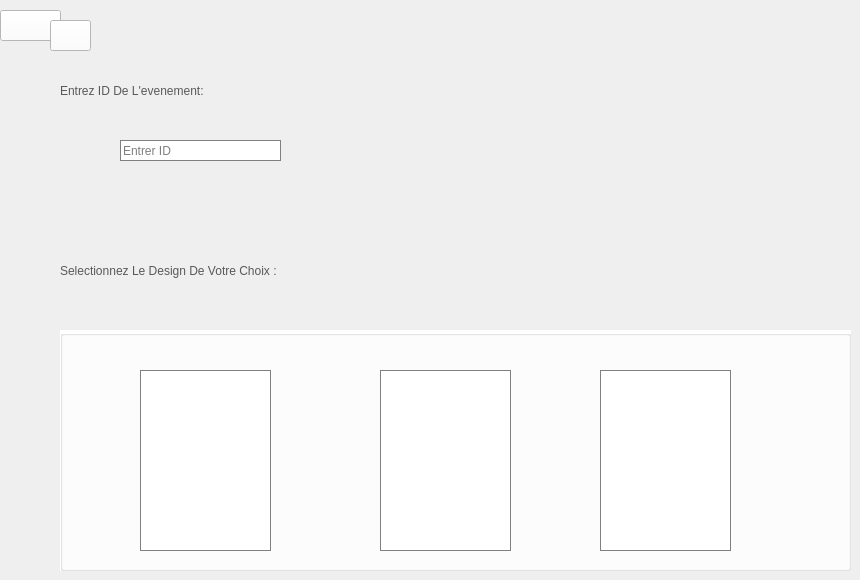
      <widget class="QWidget" name="tab_13">
       <attribute name="title">
        <string>Generer Affiche</string>
       </attribute>
       <widget class="QLabel" name="label_61">
        <property name="geometry">
         <rect>
          <x>60</x>
          <y>250</y>
          <width>751</width>
          <height>41</height>
         </rect>
        </property>
        <property name="styleSheet">
         <string notr="true">color:rgb(89, 89, 89);
font: 75 22pt &quot;Century Gothic&quot;;</string>
        </property>
        <property name="text">
         <string>Selectionnez Le Design De Votre Choix :</string>
        </property>
       </widget>
       <widget class="QGroupBox" name="groupBox_8">
        <property name="geometry">
         <rect>
          <x>60</x>
          <y>330</y>
          <width>791</width>
          <height>241</height>
         </rect>
        </property>
        <property name="styleSheet">
         <string notr="true">background-color:white;</string>
        </property>
        <property name="title">
         <string/>
        </property>
        <widget class="QPushButton" name="Design2">
         <property name="geometry">
          <rect>
           <x>320</x>
           <y>40</y>
           <width>131</width>
           <height>181</height>
          </rect>
         </property>
         <property name="styleSheet">
          <string notr="true">background-image : url(&quot;:/images/images/Capt_des2.png&quot;);
border:1px solid grey;</string>
         </property>
         <property name="text">
          <string/>
         </property>
        </widget>
        <widget class="QPushButton" name="Design3">
         <property name="geometry">
          <rect>
           <x>540</x>
           <y>40</y>
           <width>131</width>
           <height>181</height>
          </rect>
         </property>
         <property name="styleSheet">
          <string notr="true">background-image : url(&quot;:/images/images/Capt_des3.png&quot;);
border:1px solid grey;</string>
         </property>
         <property name="text">
          <string/>
         </property>
        </widget>
        <widget class="QPushButton" name="Design1">
         <property name="geometry">
          <rect>
           <x>80</x>
           <y>40</y>
           <width>131</width>
           <height>181</height>
          </rect>
         </property>
         <property name="styleSheet">
          <string notr="true">background-image : url(&quot;:/images/images/Capt_des1.png&quot;);
border:1px solid grey;</string>
         </property>
         <property name="text">
          <string/>
         </property>
        </widget>
       </widget>
       <widget class="QLabel" name="label_62">
        <property name="geometry">
         <rect>
          <x>60</x>
          <y>70</y>
          <width>751</width>
          <height>41</height>
         </rect>
        </property>
        <property name="styleSheet">
         <string notr="true">color:rgb(89, 89, 89);
font: 75 22pt &quot;Century Gothic&quot;;</string>
        </property>
        <property name="text">
         <string>Entrez ID De L'evenement:</string>
        </property>
       </widget>
       <widget class="QLineEdit" name="line_id_2">
        <property name="geometry">
         <rect>
          <x>120</x>
          <y>140</y>
          <width>161</width>
          <height>21</height>
         </rect>
        </property>
        <property name="styleSheet">
         <string notr="true">QLineEdit {  
border: 0.5px solid grey;
background-color:white;
}</string>
        </property>
        <property name="placeholderText">
         <string>Entrer ID</string>
        </property>
       </widget>
       <widget class="QPushButton" name="Affiche_Home">
        <property name="geometry">
         <rect>
          <x>0</x>
          <y>10</y>
          <width>61</width>
          <height>31</height>
         </rect>
        </property>
        <property name="styleSheet">
         <string notr="true">background-color:white;</string>
        </property>
        <property name="text">
         <string/>
        </property>
        <property name="icon">
         <iconset resource="ressources.qrc">
          <normaloff>:/icons/icons/accueil.png</normaloff>:/icons/icons/accueil.png</iconset>
        </property>
        <property name="iconSize">
         <size>
          <width>30</width>
          <height>30</height>
         </size>
        </property>
       </widget>
       <widget class="QPushButton" name="pushButton_20">
        <property name="geometry">
         <rect>
          <x>50</x>
          <y>20</y>
          <width>41</width>
          <height>31</height>
         </rect>
        </property>
        <property name="styleSheet">
         <string notr="true">background-color:white;</string>
        </property>
        <property name="text">
         <string/>
        </property>
        <property name="icon">
         <iconset resource="ressources.qrc">
          <normaloff>:/icons/icons/parametres.png</normaloff>:/icons/icons/parametres.png</iconset>
        </property>
        <property name="iconSize">
         <size>
          <width>25</width>
          <height>25</height>
         </size>
        </property>
       </widget>
       <widget class="QLabel" name="erreur_nom_2">
        <property name="geometry">
         <rect>
          <x>120</x>
          <y>170</y>
          <width>345</width>
          <height>12</height>
         </rect>
        </property>
        <property name="styleSheet">
         <string notr="true">color:red;
font: 6pt &quot;Century Gothic&quot;;
</string>
        </property>
        <property name="text">
         <string/>
        </property>
       </widget>
      </widget>
